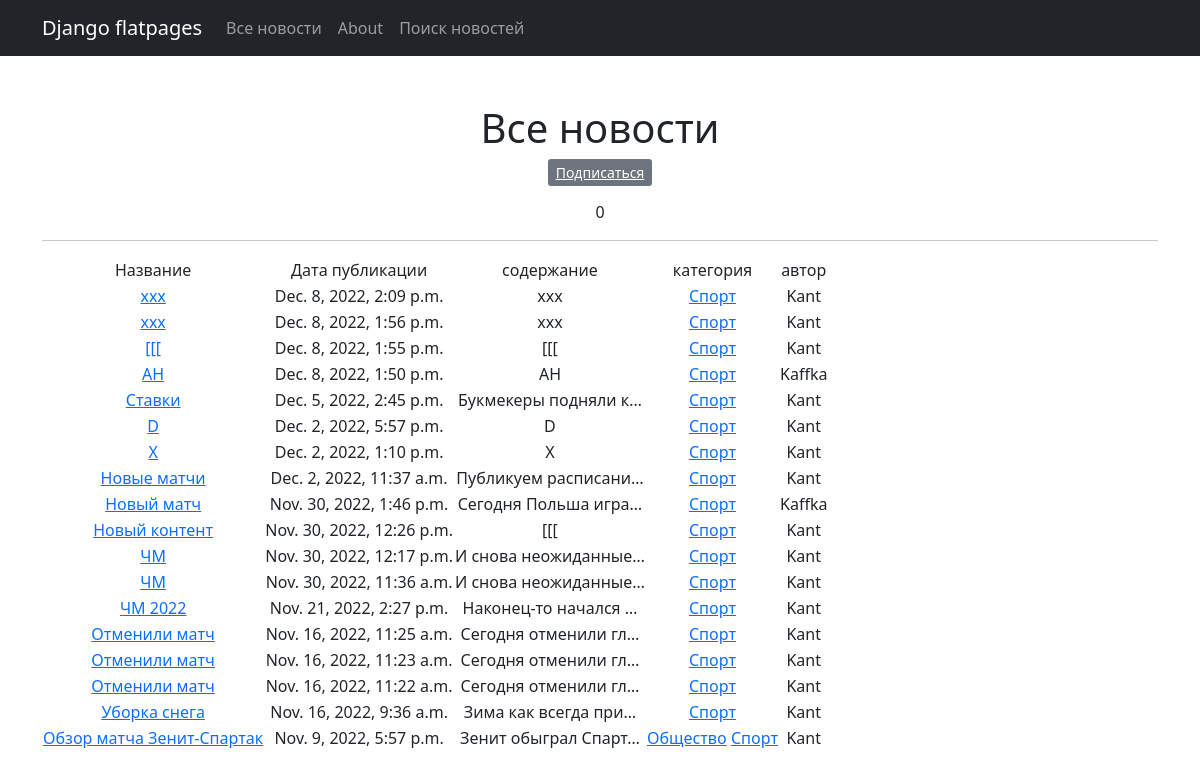
/categories/3/, run on an earlier commit of the app's database.
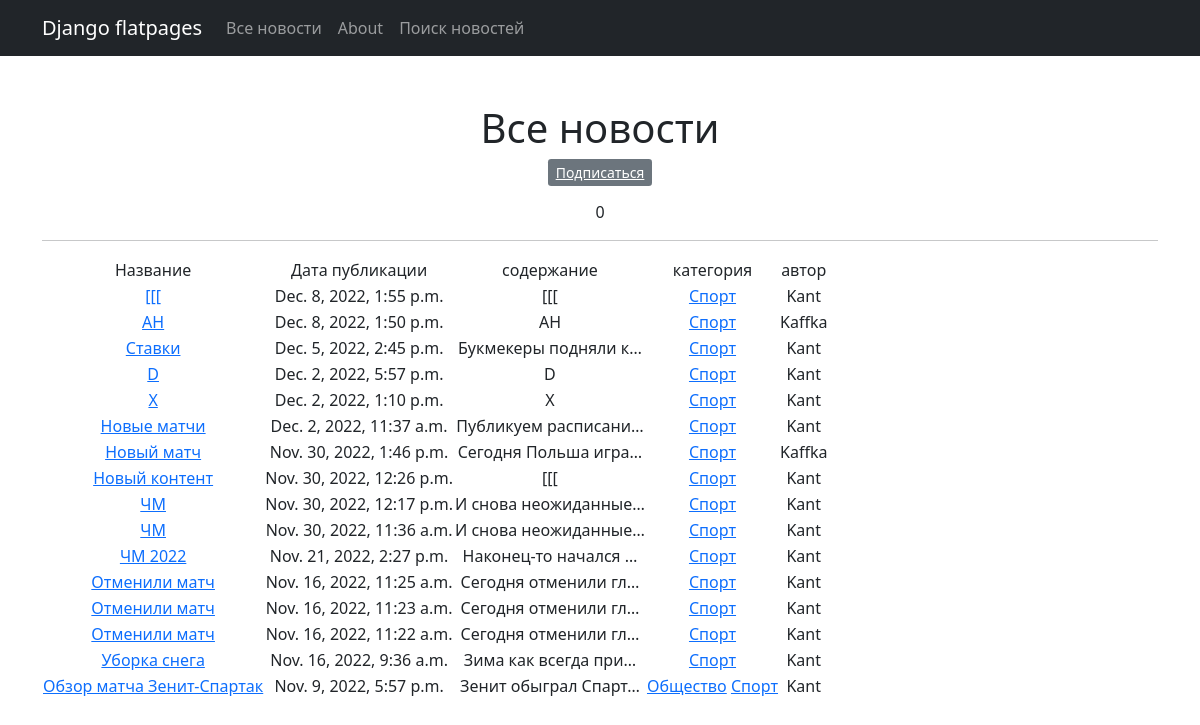
And on a later commit of the database.
### news/models.py (models this page shows, shortened)
class Post(models.Model):
    article = 'ar'
    new = 'ne'
    POSTVARIETY = [
        (article, 'Статья'),
        (new, 'Новость')
    ]
    author = models.ForeignKey(Author, on_delete=models.CASCADE)
    post_variety = models.CharField(max_length=2, choices=POSTVARIETY, default=article)
    dateCreation = models.DateTimeField(auto_now_add=True)
    category = models.ManyToManyField(Category, through="PostCategory")
    title = models.CharField(max_length=255, default="Новый контент")
    text = models.TextField()
    rating = models.IntegerField(default=0)

class Category(models.Model):
    category = models.CharField(max_length=64, unique=True)
    subscribers = models.ManyToManyField(User, related_name='categories')

class Author(models.Model):
    authorUser = models.OneToOneField(User, on_delete=models.CASCADE)
    ratingAuthor = models.IntegerField(default=0)
    def __str__(self):
        return self.authorUser.username

### news/views.py (the view)
# urls.py: path('categories/<int:pk>/', CategoryListView.as_view(), name='category_list'),
class CategoryListView(ListView):
    model = Post
    template_name = 'category_list.html'
    context_object_name = 'category_news_list'
    def get_queryset(self):
        self.category = get_object_or_404(Category, id=self.kwargs['pk'])
        queryset = Post.objects.filter(category=self.category).order_by('-dateCreation')
        return queryset
    def get_context_data(self, **kwargs):
        context = super().get_context_data(**kwargs)
        context['is_not_subscriber'] = self.request.user not in self.category.subscribers.all()
        context['category'] = self.category
        return context

### news/templatetags/custom_filters.py (called while the page is built)
@register.filter()
def censor(value):
   bad_words = ['Хуй','хуй','Бля','бля','еба','Еба','пиз','Пиз','Хер','хер', 'хуе','Хуе']
   value_= value.split()
   result = []
   for a in value_:
      if a[:3] in bad_words:
         a = a[0] + "*"*len(a[1:])
         result.append(a)
      else:
          result.append(a)
   return " ".join(result)

### templates/category_list.html (shortened to what this page needs)
{% extends 'flatpages/default.html' %}
{% load custom_filters %}
{% block content %}
<h1>Все новости</h1>
   {% if is_not_subscriber %}
   <p class="text-center"><a href="{% url 'subscribe' category.id %}" class="btn-secondary btn-sm">Подписаться</a></p>
   {% endif %}
   {{news|length}}
   <hr>
   {% if category_news_list %}
       <table>
           <tr>
               <td>Название</td>
               <td>Дата публикации</td>
               <td>содержание</td>
               <td>категория</td>
               <td>автор</td>
           </tr>
           {% for new in category_news_list %}
           <tr>
               <td><a href="{% url 'post_detail' pk=new.id %}">{{ new.title|censor }}</a></td>
               <td>{{ new.dateCreation }}</td>
               <td>{{ new.text|truncatechars:20|censor }}</td>
               <td>{% for cat in new.category.all %}
                   <a href="{% url 'category_list' cat.id %}">{{ cat.category }}</a>
                   {% endfor %}</td>
               <td>{{ new.author }}</td>
               <td>
               </td>
           </tr>
           {% endfor %}
       </table>
   {% else %}
       <h2>Новостей нет!</h2>
   {% endif %}
{% endblock content %}

### templates/flatpages/default.html (shortened to what this page needs)
<!DOCTYPE html>
<html lang="en">
    <head>
        {%load static %}
        <link href="{%static 'styles.css'%}" rel="stylesheet" />
    </head>
    <body>
        <nav class="navbar navbar-expand-lg navbar-dark bg-dark static-top">
   <div class="container">
       <a class="navbar-brand" href="#">Django flatpages</a>
       <div class="collapse navbar-collapse" id="navbarResponsive">
           <ul class="navbar-nav ml-auto">
               <li class="nav-item active">
                   <a class="nav-link" href="/news/">Все новости
                   </a>
               </li>
               <li class="nav-item">
                   <a class="nav-link" href="/about/">About</a>
               </li>
               <li class="nav-item">
                   <a class="nav-link" href="/search/">Поиск новостей</a>
               </li>
           </ul>
       </div>
   </div>
</nav>
        <div class="container">
            <div class="text-center mt-5">
               {% block content %}{% endblock content %}
            </div>
        </div>
    </body>
</html>

What changed in the data, as far as the page shows it:
removed Post: title|censor "ххх", dateCreation "Dec. 8, 2022, 2:09 p.m.", text|censor "ххх", author "Kant", Category (category "Спорт")
removed Post: title|censor "ххх", dateCreation "Dec. 8, 2022, 1:56 p.m.", text|censor "ххх", author "Kant", Category (category "Спорт")
